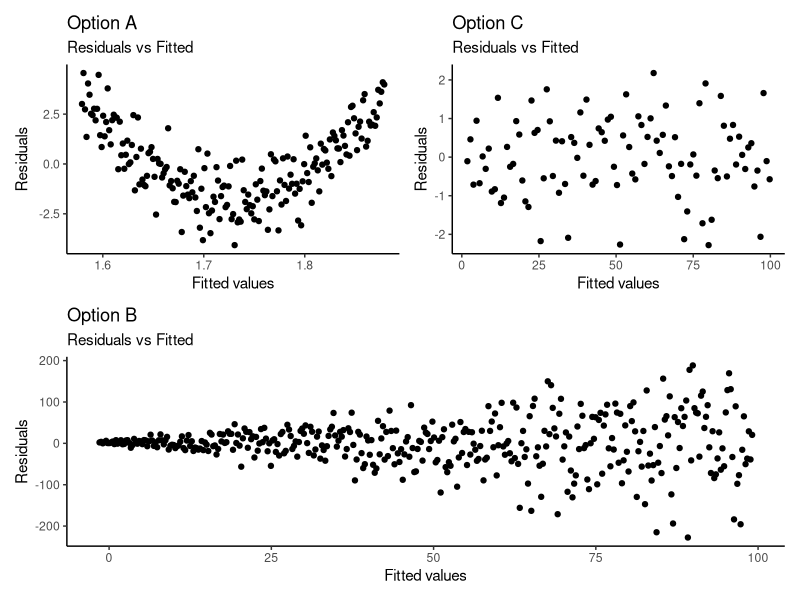
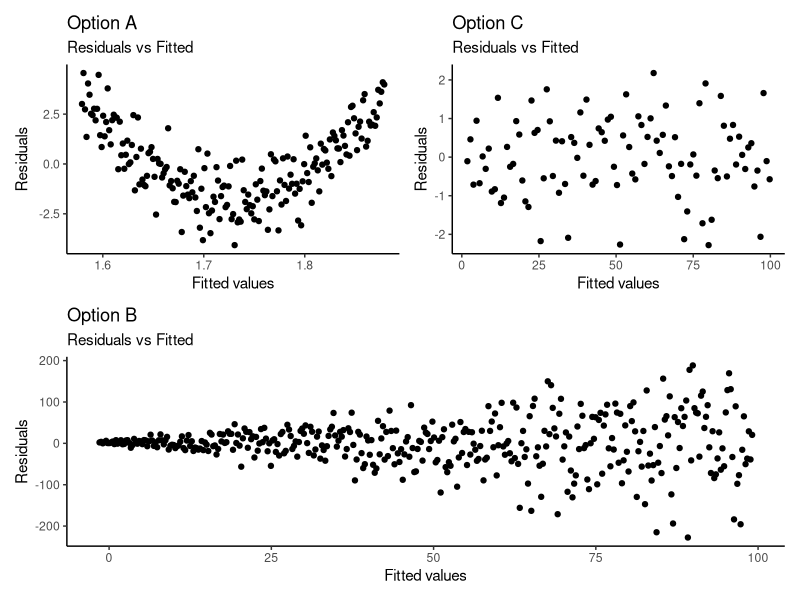

Source code (R) for these figures, in order:
library(ggplot2)
library(patchwork)

#option A
x = seq(-1,1,0.01)
y = 5*x^2 + rnorm(length(x))
ml = lm(y~x)
p1 = ggplot(ml, aes(x=.fitted, y=.resid)) +
  geom_point() +
  labs(title='Option A', subtitle='Residuals vs Fitted', x='Fitted values', y='Residuals') +
  theme_classic()

#option B
x = seq(1,100,0.25)
e = rnorm(length(x), 0, sqrt(x^2))
y = x + e
ml = lm(y~x)
p2 = ggplot(ml, aes(x=.fitted, y=.resid)) + 
  geom_point() +
  labs(title='Option B', subtitle='Residuals vs Fitted', x='Fitted values', y='Residuals')+
  theme_classic()

#option C
x = seq(1,100,1)
y = x + rnorm(length(x))
ml = lm(y~x)
p3 = ggplot(ml, aes(x=.fitted, y=.resid))+
  geom_point() +
  labs(title='Option C', subtitle='Residuals vs Fitted', x='Fitted values', y='Residuals') +
  theme_classic()

(p1+p3)/p2

ggsave('../../images/questions/q_16082020.png', width=300, height=180, units = 'mm')
